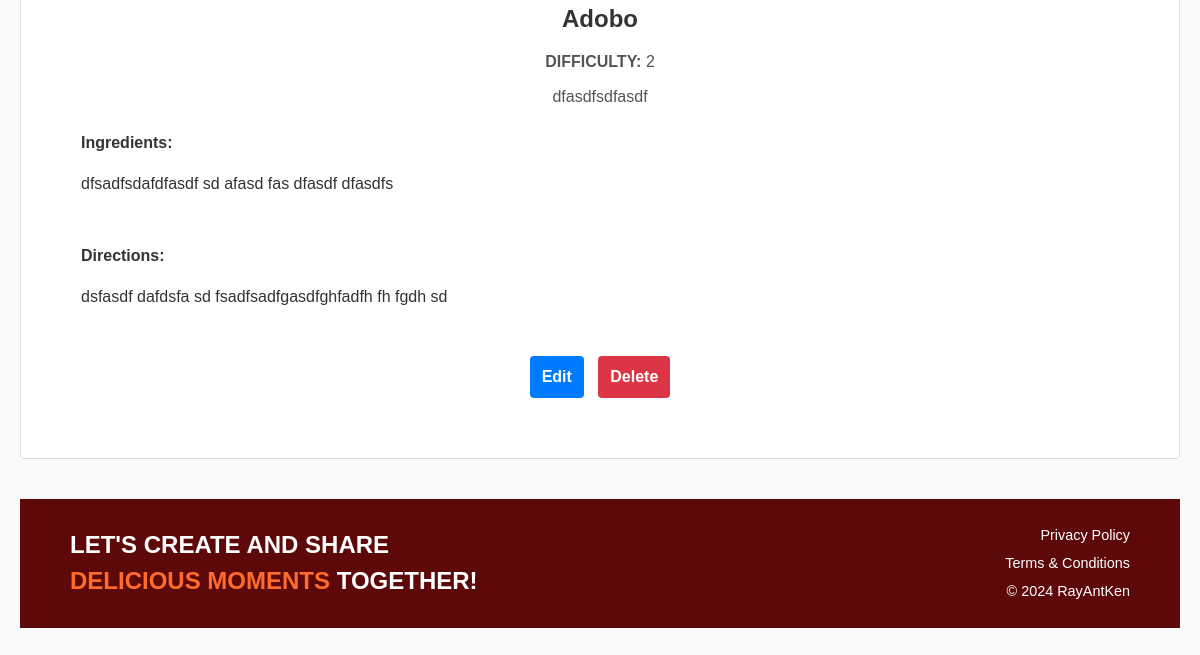
/recipelist (lower part), run on an earlier commit of the app's database.
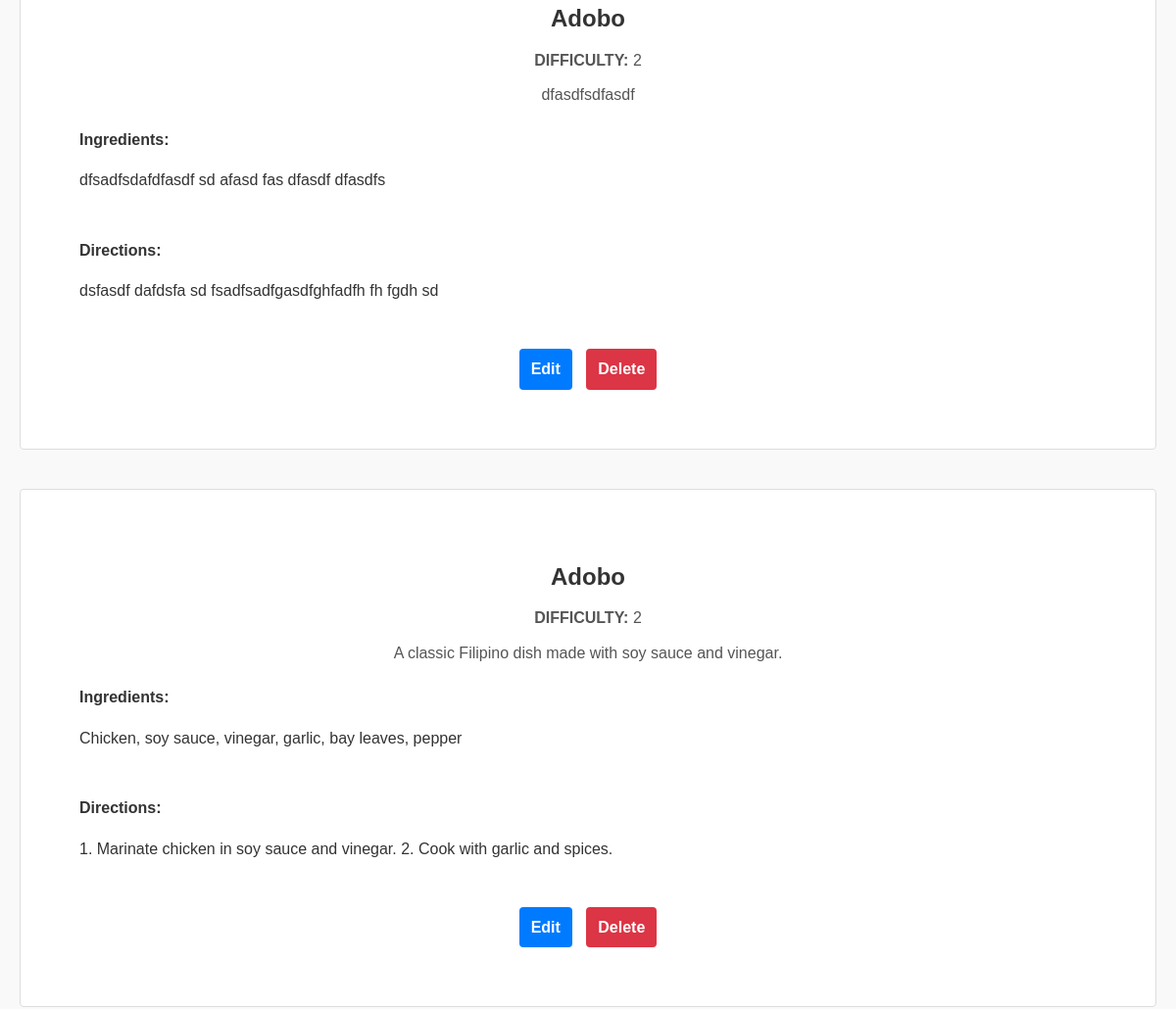
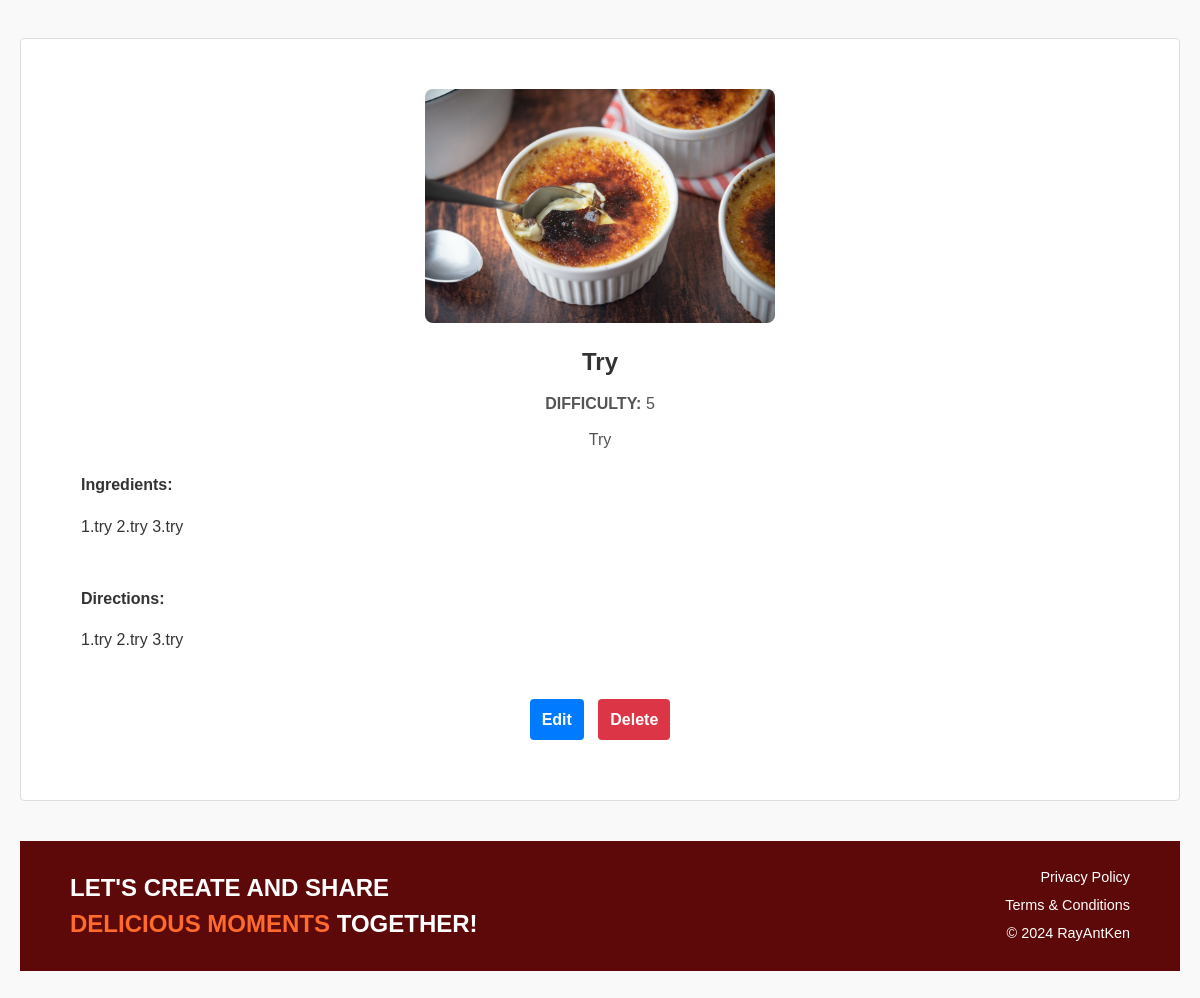
And on a later commit of the database (2 pictures, top to bottom).
### Recipes/models.py (models this page shows, shortened)
class RecipePost(models.Model):
    CATEGORY_CHOICES = [
        ('Comfort Food', 'Comfort Food'),
        ('International Eats', 'International Eats'),
        ('Breakfast & Brunch', 'Breakfast & Brunch'),
        ('Community Picks', 'Community Picks'),
    ]
    title = models.CharField(max_length=200)  # Recipe title
    user = models.ForeignKey(
        settings.AUTH_USER_MODEL,
        on_delete=models.SET_NULL,
        null=True,
        blank=True
    )  # Associated user, nullable and optional
    difficulty = models.IntegerField(
        validators=[MinValueValidator(1), MaxValueValidator(5)]
    )  # Difficulty level (1-5)
    description = models.TextField(default='')  # Brief description of the recipe
    category = models.CharField(
        max_length=50,
        choices=CATEGORY_CHOICES,
        default='Uncategorized'
    )  # Recipe category with predefined choices
    ingredients = models.TextField()  # Ingredients list
    directions = models.TextField(default='')  # Step-by-step directions
    image = models.ImageField(
        upload_to='recipe/images/',
        blank=True,
        null=True
    )  # Optional recipe image
    created_at = models.DateTimeField(auto_now=True)  # Timestamp of creation

### Recipes/views.py (the view)
# urls.py: path('recipelist', RecipePostListView.as_view(), name='recipe_list'),
class RecipePostListView(ListView):
    model = RecipePost
    template_name = 'recipes/recipePost_list.html'
    context_object_name = 'posts'

### Recipes/templates/recipes/recipePost_list.html (shortened to what this page needs)
<!DOCTYPE html>
<html lang="en">
<head>
</head>
<body>
        {% include 'navbar.html' %}
    <body>
    </body>
    <main>
        <ul>
            {% for post in posts %}
                <li>
                    {% if post.image %}
                        <img src="{{ post.image.url }}" alt="{{ post.title }}">
                    {% endif %}
                    <p class="recipe-title">{{ post.title }}</p>
                    <p class="recipe-details"><strong>DIFFICULTY:</strong> {{ post.difficulty }}</p>
                    <p class="recipe-details">{{ post.description }}</p>
                    <div class="ingredients">
                        <strong>Ingredients:</strong>
                        <p>{{ post.ingredients }}</p>
                    </div>
                    <div class="directions">
                        <strong>Directions:</strong>
                        <p>{{ post.directions }}</p>
                    </div>
                    <a href="{% url 'recipe_edit' post.pk %}" class="btn btn-primary">Edit</a>
                    <a href="{% url 'recipe_delete' post.pk %}" class="btn btn-danger">Delete</a>
                </li>
            {% empty %}
                <li>No recipes available.</li>
            {% endfor %}
            {% include 'footer.html' %}
        </ul>
    </main>
</body>
</html>

What changed in the data, as far as the page shows it:
added RecipePost: title "Adobo", difficulty "2", description "A classic Filipino dish made with soy sauce and vinegar.", ingredients "Chicken, soy sauce, vinegar, garlic, bay leaves, pepper", directions "1. Marinate chicken in soy sauce and vinegar. 2. Cook with garlic and spices."
added RecipePost: image (picture), title "Try", difficulty "5", description "Try", ingredients "1.try 2.try 3.try", directions "1.try 2.try 3.try"
